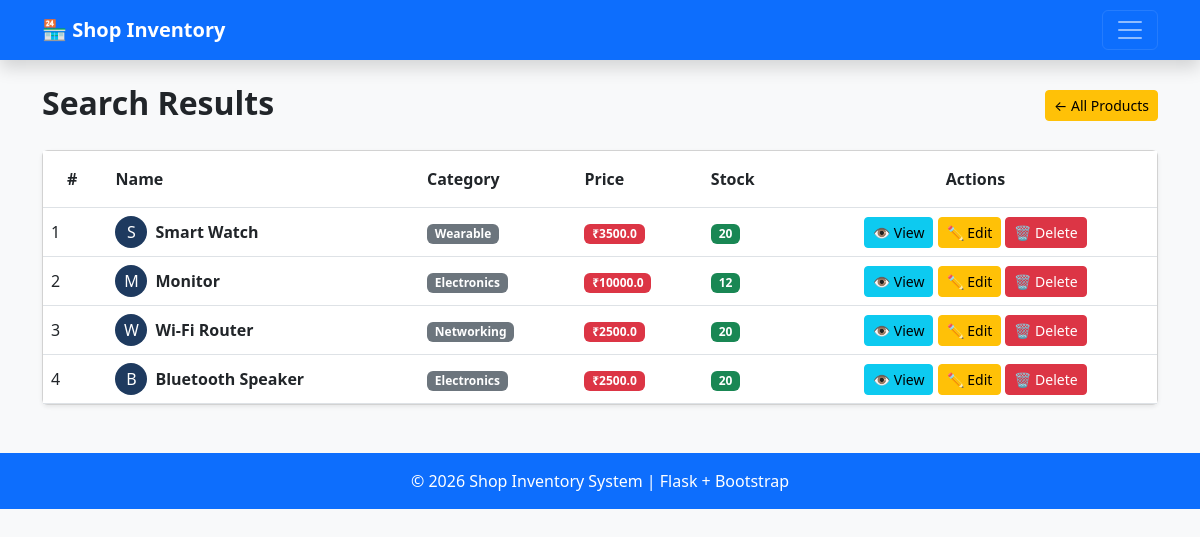
Before: /search with the older database file.
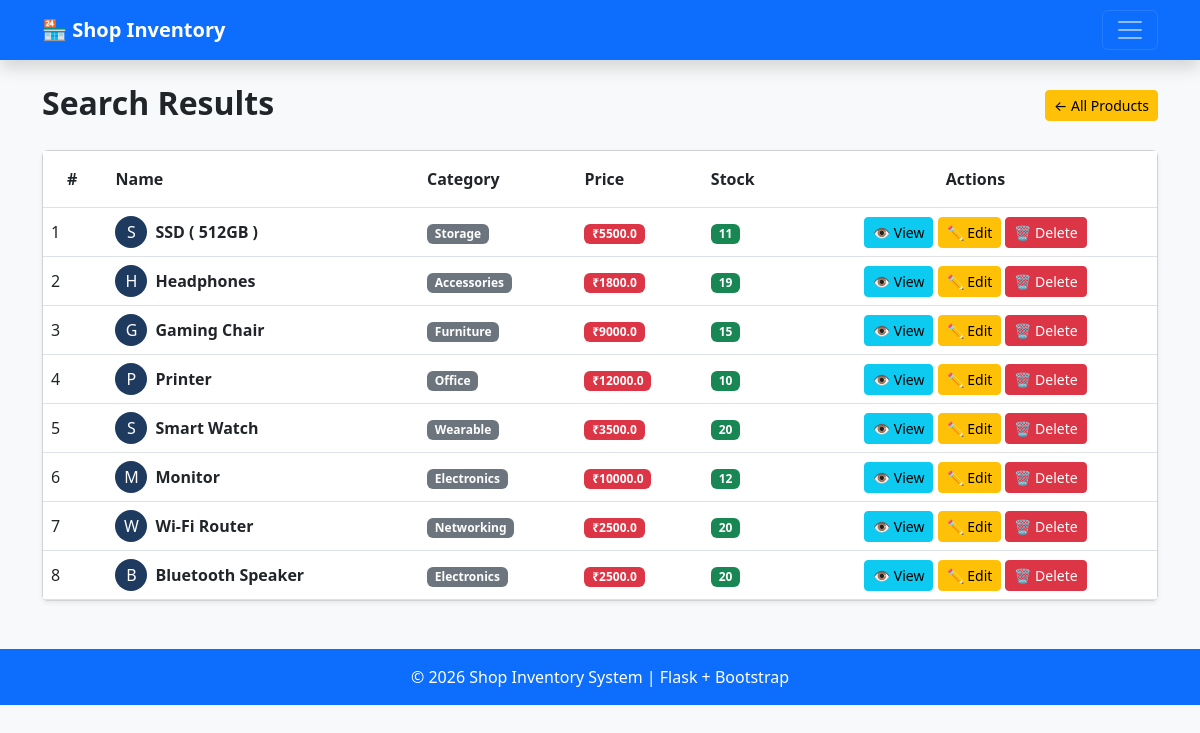
After: the same page with the newer database file.
### tables this page shows
CREATE TABLE products (
                    id INTEGER PRIMARY KEY AUTOINCREMENT,
                    name TEXT NOT NULL,
                    category TEXT NOT NULL,
                    price REAL NOT NULL,
                    stock INTEGER NOT NULL
                 );

### app.py (the view)
@app.route("/search")
def search():
    q = request.args.get('q','')
    conn = get_db()
    if q:
        products = conn.execute('''SELECT * FROM products
                                WHERE name LIKE ?
                                OR category LIKE ?
                                OR price LIKE ?
                                OR stock LIKE ?''',
                                (f'%{q}%', f'%{q}%', f'%{q}%', f'%{q}%')).fetchall()
    else:
        products = conn.execute('SELECT * FROM products ORDER BY id DESC').fetchall()
    conn.close()
    return render_template("search.html", products=products, query=q)

### database.py (called while the page is built)
def get_db():
    conn = sqlite3.connect('myproject.db')
    conn.row_factory = sqlite3.Row # To access columns by name
    return conn

### templates/search.html (shortened to what this page needs)
{% extends "base.html" %}
{% block content %}
<div class="d-flex justify-content-between align-items-center mb-4">
    <h2 class="fw-bold mb-1">Search Results</h2>
    <a href="{{ url_for('product') }}" class="btn btn-warning btn-sm">
        ← All Products
    </a>
</div>
{% if products %}
<div class="card shadow-sm">
    <div class="card-body p-0">
        <div class="table-responsive">
            <table class="table table-hover mb-0">
                <thead style="background-color:#1e3a5f; color:white;">
                    <tr>
                        <th class="py-3 ps-4">#</th>
                        <th class="py-3">Name</th>
                        <th class="py-3">Category</th>
                        <th class="py-3">Price</th>
                        <th class="py-3">Stock</th>
                        <th class="py-3 text-center">Actions</th>
                    </tr>
                </thead>
                <tbody>
                {% for product in products %}
                    <tr class="align-middle">
                        <td>{{ loop.index }}</td>
                        <td>
                            <div class="d-flex align-items-center">
                                <div
                                    class="rounded-circle d-flex justify-content-center align-items-center me-2"
                                    style="width:32px;height:32px;background:#1e3a5f;color:white;">
                                    {{ product['name'][0] }}
                                </div>
                                <strong>{{ product['name'] }}</strong>
                            </div>
                        </td>
                        <td>
                            <span class="badge bg-secondary">
                                {{ product['category'] }}
                            </span>
                        </td>
                        <td>
                            <span class="badge bg-danger">
                                ₹{{ product['price'] }}
                            </span>
                        </td>
                        <td>
                            <span class="badge bg-success">
                                {{ product['stock'] }}
                            </span>
                        </td>
                        <td class="text-center">
                            <a href="{{ url_for('product_detail', id=product['id']) }}"
                               class="btn btn-info btn-sm">
                                👁 View
                            </a>
                            <a href="{{ url_for('edit_product', id=product['id']) }}"
                               class="btn btn-warning btn-sm">
                                ✏ Edit
                            </a>
                            <a href="{{ url_for('delete_product', id=product['id']) }}"
                               class="btn btn-danger btn-sm"
                               onclick="return confirm('Are you sure you want to delete this product?');">
                                🗑 Delete
                            </a>
                        </td>
                    </tr>
                {% endfor %}
                </tbody>
            </table>
        </div>
    </div>
</div>
{% else %}
<div class="alert alert-warning text-center shadow-sm">
    <h5>No products found.</h5>
    <p class="mb-0">Try another product name or category.</p>
</div>
{% endif %}
{% endblock %}

### templates/base.html (shortened to what this page needs)
<!DOCTYPE html>
<html lang="en">
<head>
    <link href="https://cdn.jsdelivr.net/npm/bootstrap@5.3.0/dist/css/bootstrap.min.css"
          rel="stylesheet">
</head>
<body class="bg-light">
<nav class="navbar navbar-dark bg-primary shadow">
    <div class="container">
        <a class="navbar-brand fw-bold" href="/">
            🏪 Shop Inventory
        </a>
        <button class="navbar-toggler"
                type="button"
                data-bs-toggle="collapse"
                data-bs-target="#navbarMenu"
                aria-controls="navbarMenu"
                aria-expanded="false"
                aria-label="Toggle navigation">
            <span class="navbar-toggler-icon"></span>
        </button>
    </div>
</nav>
<div class="container mt-4 mb-5">
   {% block content %}
    {% endblock %}
</div>
<footer class="bg-primary text-white text-center py-3 mt-5">
    <p class="mb-0">
        © 2026 Shop Inventory System | Flask + Bootstrap
    </p>
</footer>
</body>
</html>

### templates/base.html (style rules this page uses)
.navbar { min-height: 60px; }
:root { --brand: #1e3a5f; }

Changed rows visible on the page:
added products: name "S", name "SSD ( 512GB )", category "Storage", price "5500.0", stock "11"
added products: name "H", name "Headphones", category "Accessories", price "1800.0", stock "19"
added products: name "G", name "Gaming Chair", category "Furniture", price "9000.0", stock "15"
added products: name "P", name "Printer", category "Office", price "12000.0", stock "10"
